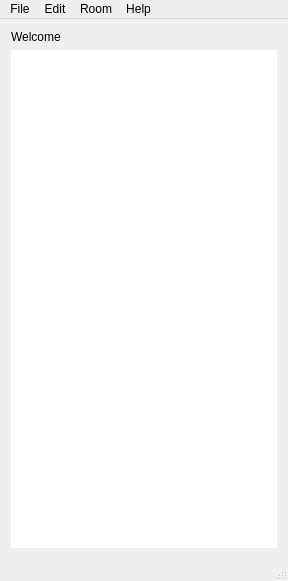
<?xml version="1.0" encoding="UTF-8"?>
<ui version="4.0">
 <class>MainWindow</class>
 <widget class="QMainWindow" name="MainWindow">
  <property name="geometry">
   <rect>
    <x>0</x>
    <y>0</y>
    <width>288</width>
    <height>581</height>
   </rect>
  </property>
  <property name="windowTitle">
   <string>Messagerie LAN TvEase</string>
  </property>
  <property name="windowIcon">
   <iconset resource="source.qrc">
    <normaloff>:/img/images/logo.png</normaloff>:/img/images/logo.png</iconset>
  </property>
  <property name="styleSheet">
   <string notr="true">background-image: url(:/img/images/background.jpg);</string>
  </property>
  <widget class="QWidget" name="centralWidget">
   <layout class="QVBoxLayout" name="verticalLayout">
    <item>
     <widget class="QLabel" name="lblWelcome">
      <property name="text">
       <string>Welcome</string>
      </property>
     </widget>
    </item>
    <item>
     <widget class="QListWidget" name="listUsers">
      <property name="styleSheet">
       <string notr="true">border : none ;
background-color: none;
color : #333770 ;
background-image: url();

    </string>
      </property>
     </widget>
    </item>
   </layout>
  </widget>
  <widget class="QMenuBar" name="menuBar">
   <property name="geometry">
    <rect>
     <x>0</x>
     <y>0</y>
     <width>288</width>
     <height>22</height>
    </rect>
   </property>
   <widget class="QMenu" name="menuFile">
    <property name="title">
     <string>File</string>
    </property>
    <addaction name="separator"/>
    <addaction name="actionExit"/>
   </widget>
   <widget class="QMenu" name="menuEdit">
    <property name="title">
     <string>Edit</string>
    </property>
    <addaction name="actionOptions"/>
   </widget>
   <widget class="QMenu" name="menuHelp">
    <property name="title">
     <string>Help</string>
    </property>
    <addaction name="separator"/>
    <addaction name="actionAbout"/>
   </widget>
   <widget class="QMenu" name="menuRoom">
    <property name="title">
     <string>Room</string>
    </property>
    <addaction name="actionJoin"/>
    <addaction name="actionList"/>
   </widget>
   <addaction name="menuFile"/>
   <addaction name="menuEdit"/>
   <addaction name="menuRoom"/>
   <addaction name="menuHelp"/>
  </widget>
  <widget class="QStatusBar" name="statusBar"/>
  <action name="actionContents">
   <property name="text">
    <string>Contents</string>
   </property>
  </action>
  <action name="actionAbout">
   <property name="text">
    <string>About</string>
   </property>
  </action>
  <action name="actionExit">
   <property name="text">
    <string>Exit</string>
   </property>
  </action>
  <action name="actionOptions">
   <property name="text">
    <string>Options</string>
   </property>
  </action>
  <action name="actionJoin">
   <property name="text">
    <string>Join</string>
   </property>
  </action>
  <action name="actionList">
   <property name="text">
    <string>List</string>
   </property>
  </action>
 </widget>
 <layoutdefault spacing="6" margin="11"/>
 <resources>
  <include location="source.qrc"/>
 </resources>
 <connections>
  <connection>
   <sender>menuBar</sender>
   <signal>triggered(QAction*)</signal>
   <receiver>MainWindow</receiver>
   <slot>onMenu(QAction*)</slot>
   <hints>
    <hint type="sourcelabel">
     <x>250</x>
     <y>11</y>
    </hint>
    <hint type="destinationlabel">
     <x>226</x>
     <y>28</y>
    </hint>
   </hints>
  </connection>
 </connections>
 <slots>
  <slot>onMenu(QAction*)</slot>
 </slots>
</ui>
